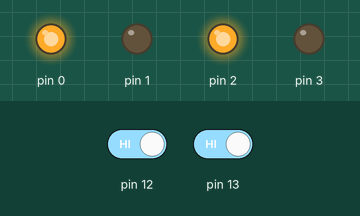
Bench run of a sketch on a simulated Arduino Uno, built with avr-gcc and run on an emulated ATmega328P. On the bench: output pins drawn as LEDs (lit = HIGH). The test bench sets the inputs (shaded band); at power-on: pin 12 HIGH, pin 13 HIGH.

Above: at 1.2 s.
1.3 s: pin 12 driven LOW
At 2.2 s:
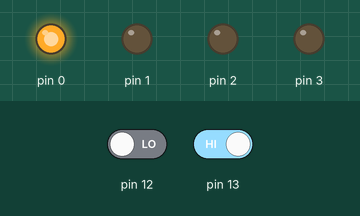
2.8 s: pin 13 driven LOW
At 3.4 s:
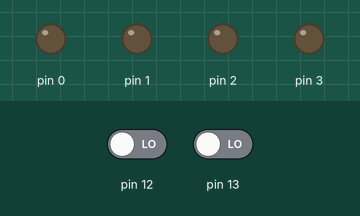
4.3 s: pin 12 driven HIGH
At 5.5 s:
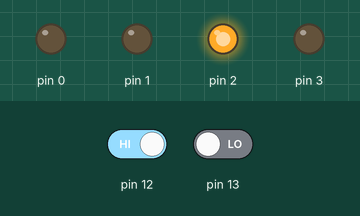
5.8 s: pin 13 driven HIGH
At 6.9 s:
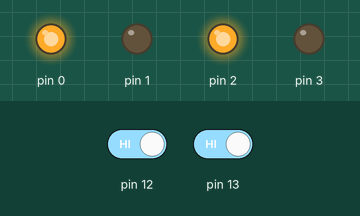
Timing chart, 0 to 8.3 s (numbered marks = the images above; inputs shaded):
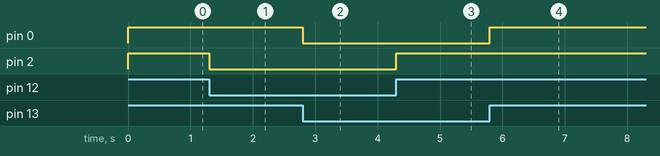

The sketch:

_6_LINE_FOLLOWER_MOTOR.ino
```cpp
void setup() {
  // put your setup code here, to run once:
pinMode(0,OUTPUT);
pinMode(1,OUTPUT);
pinMode(2,OUTPUT);
pinMode(3,OUTPUT);
pinMode(13,INPUT);
pinMode(12,INPUT);
}

void loop() {
  // put your main code here, to run repeatedly:
char x,y;
x=digitalRead(13);
y=digitalRead(12);
if((x==0)&&(y==0))
{
  digitalWrite(0,LOW);
  digitalWrite(1,LOW);
  digitalWrite(2,LOW);
  digitalWrite(3,LOW);
}
else if((x==1)&&(y==0))
{
  digitalWrite(0,HIGH);
  digitalWrite(1,LOW);
  digitalWrite(2,LOW);
  digitalWrite(3,LOW);
}
else if((x==0)&&(y==1))
{
  digitalWrite(0,LOW);
  digitalWrite(1,LOW);
  digitalWrite(2,HIGH);
  digitalWrite(3,LOW);
}
else if((x==1)&&(y==1))
{
  digitalWrite(0,HIGH);
  digitalWrite(1,LOW);
  digitalWrite(2,HIGH);
  digitalWrite(3,LOW);
}
}
```

Measured:
- after the input at 1.3 s, pin 2: HIGH → LOW at once
- after the input at 2.8 s, pin 0: HIGH → LOW at once
- after the input at 4.3 s, pin 2: LOW → HIGH at once
- after the input at 5.8 s, pin 0: LOW → HIGH at once
